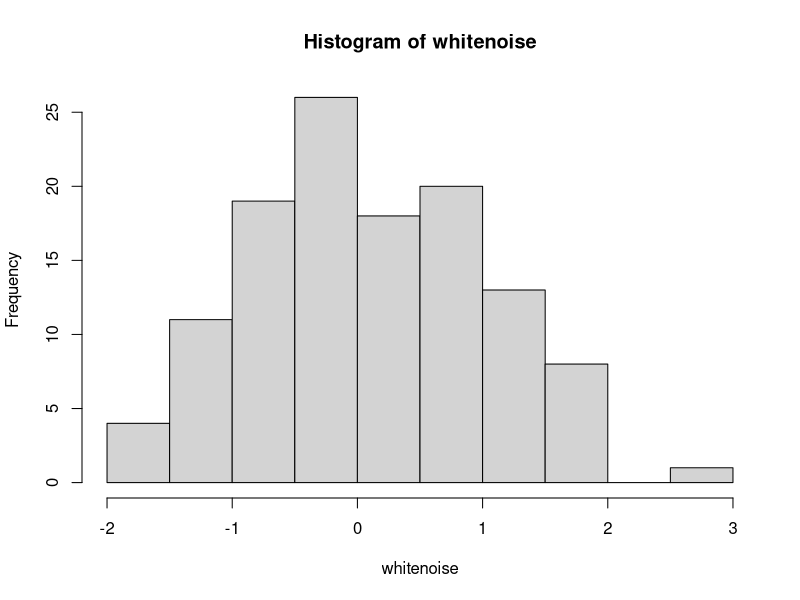
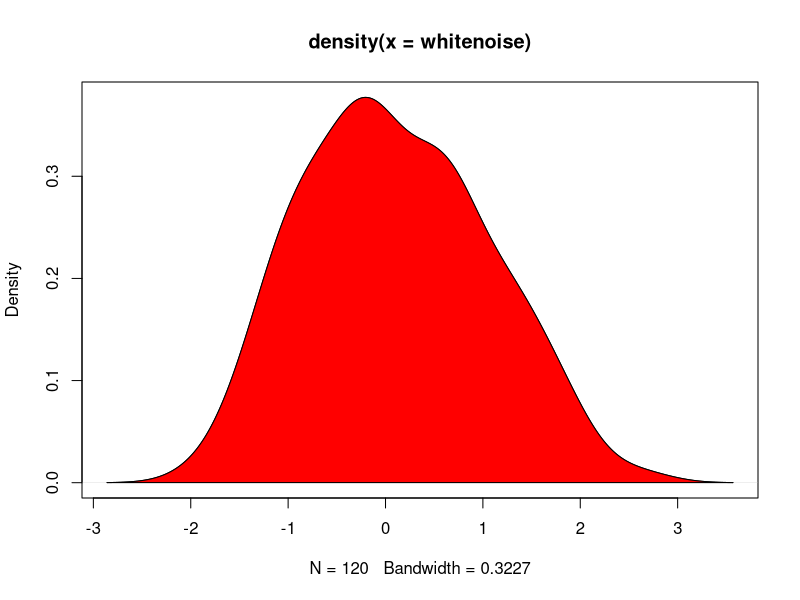
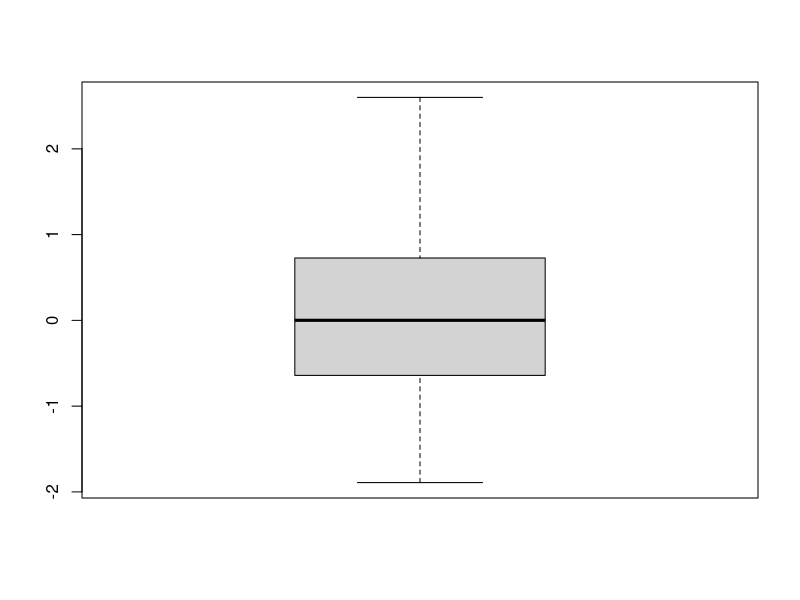
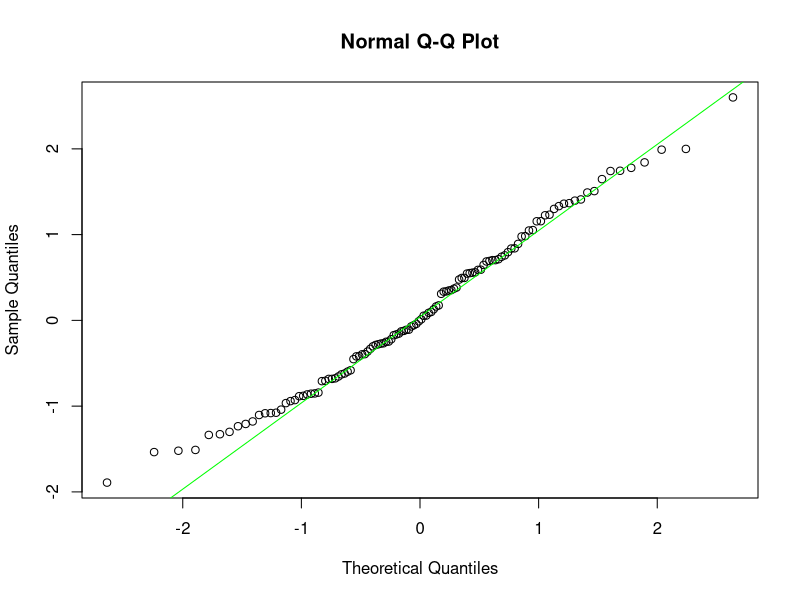
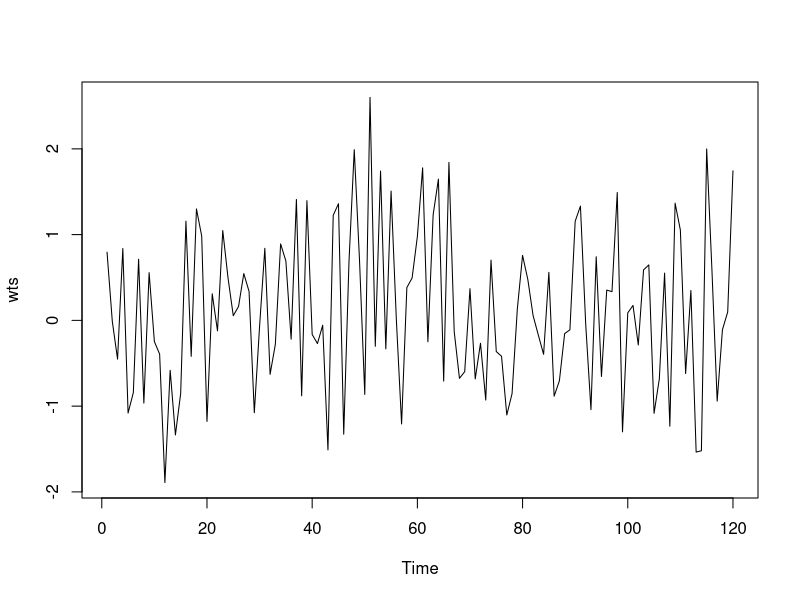
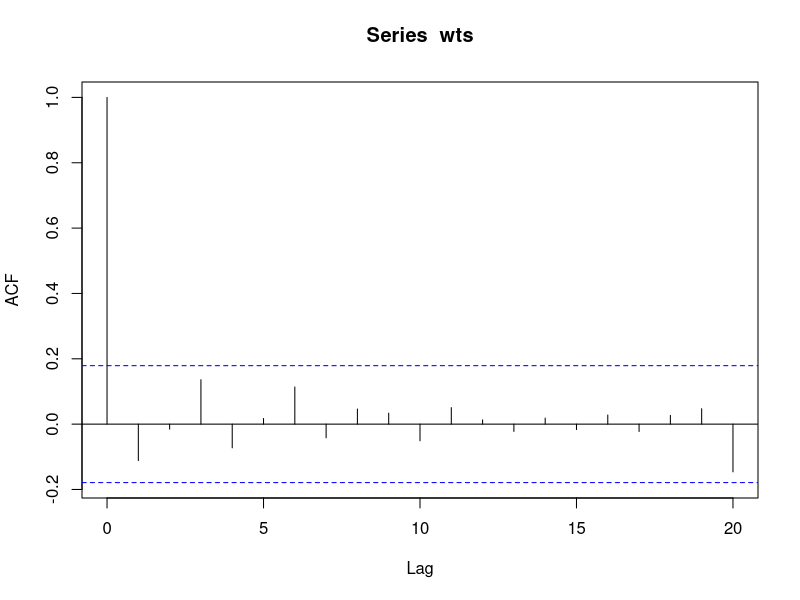
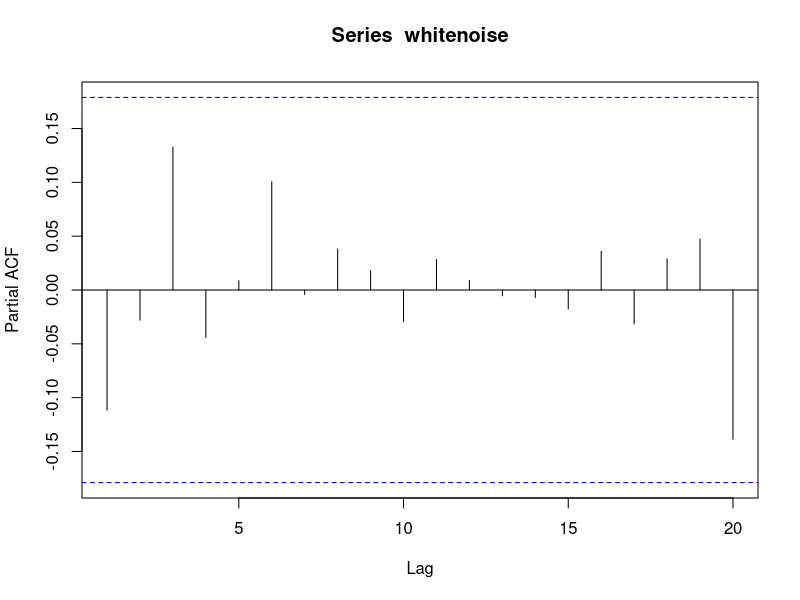
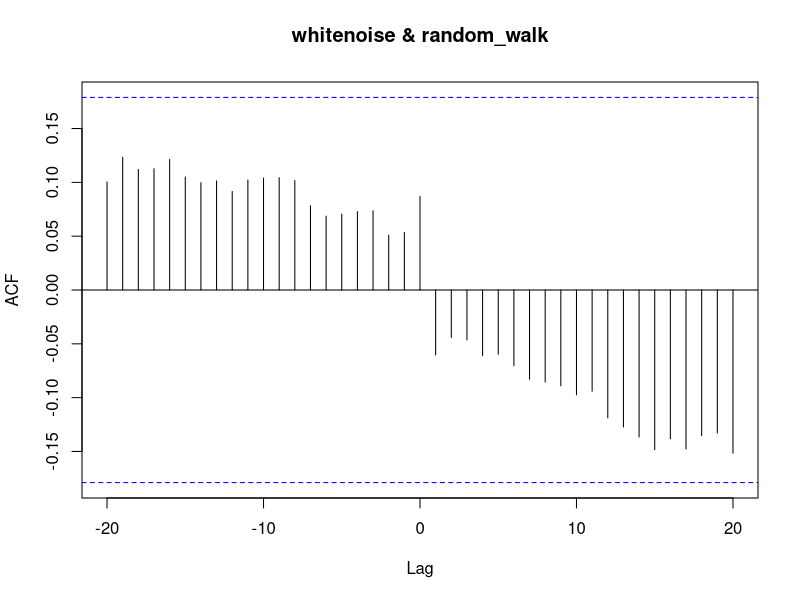

R code for these plots, in order: (Note: this script raises an error after producing the figures.)
## ---- chunk 1
setwd("C:/Users/kkuki/Desktop/Projects/R/Szeregi_czasowe")
options(digits=12)
raw_data1 <- read.csv("dane_firmy.csv",stringsAsFactors=FALSE)
raw_data2 <- read.csv("rainfall.csv",stringsAsFactors = FALSE)
raw_data3 <- read.csv("public_debt.csv",stringsAsFactors = FALSE)
## ---- chunk 2
z1df1 <- data.frame(raw_data1$Period,raw_data1$Revenue)
colnames(z1df1)<-c("Period","Revenue")
head(z1df1, n=12)
## ---- chunk 3
z1df2 <- data.frame(raw_data1$Period,raw_data1$Sales_quantity)
colnames(z1df2)<-c("Period","Sales_quantity")
head(z1df2, n=12)
## ---- chunk 4
z1df3 <- data.frame(raw_data1$Period,raw_data1$Average_cost)
colnames(z1df3)<-c("Period","Average_cost")
head(z1df3, n=12)
## ---- chunk 5
z1df4 <- data.frame(raw_data1$Period,raw_data1$The_average_annual_payroll_of_the_region)
colnames(z1df4)<-c("Period","Average_annual_payroll_of_regiion")
head(z1df4, n=12)
## ---- chunk 6
z2df1 <- data.frame(raw_data2$datetime,raw_data2$temp)
colnames(z2df1) <- c("Data","Temperatura")
head(z2df1, n=12)
## ---- chunk 7
z3df1 <- data.frame(raw_data3$date,raw_data3$value)
colnames(z3df1) <- c("Data","Dług")
head(z3df1, n=12)
tail(z3df1)
## ---- chunk 8
z1ts1 <- ts(z1df1$Revenue,start=c(2015,1),frequency = 12)
z1ts2 <- ts(z1df2$Sales_quantity,start=c(2015,1),frequency = 12)
z1ts3 <- ts(z1df3$Average_cost,start=c(2015,1),frequency = 12)
z1ts4 <- ts(z1df4$Average_annual_payroll_of_regiion,start=c(2015,1),frequency = 12)
z2ts1 <- ts(z2df1$Temperatura, start = c(2016,1,1), frequency = 365)
z3ts1 <- ts(z3df1$Dług, start = c(1966,1), frequency = 4)
## ---- chunk 9

whitenoise <- rnorm(120,0,1)
random_walk <-cumsum(whitenoise)
wts<-ts(whitenoise)
rwts<-ts(random_walk)
## ---- chunk 10
z1ts1
## ---- chunk 11
hist(whitenoise)
density(whitenoise)
plot(density(whitenoise))
polygon(density(whitenoise)$x,density(whitenoise)$y,col="red")
boxplot(whitenoise)
qqnorm(whitenoise)
qqline(whitenoise, col="green")
## ---- chunk 12
plot(wts)
acf(wts,lag.max = 20)
pacf(whitenoise)
ccf(x=whitenoise,y=random_walk,lag.max = 20)
## ---- chunk 13
hist(z1ts1,col = "cyan")
plot(density(z1ts1),col="magenta")
## ---- chunk 14
boxplot(z1ts1)
## ---- chunk 15
acf(z1ts1)
pacf(z1ts1)
## ---- chunk 16
ccf(x=z1ts1,y=z1ts2,col="red")
## ---- chunk 17
#ts end start itd
window

diff()

